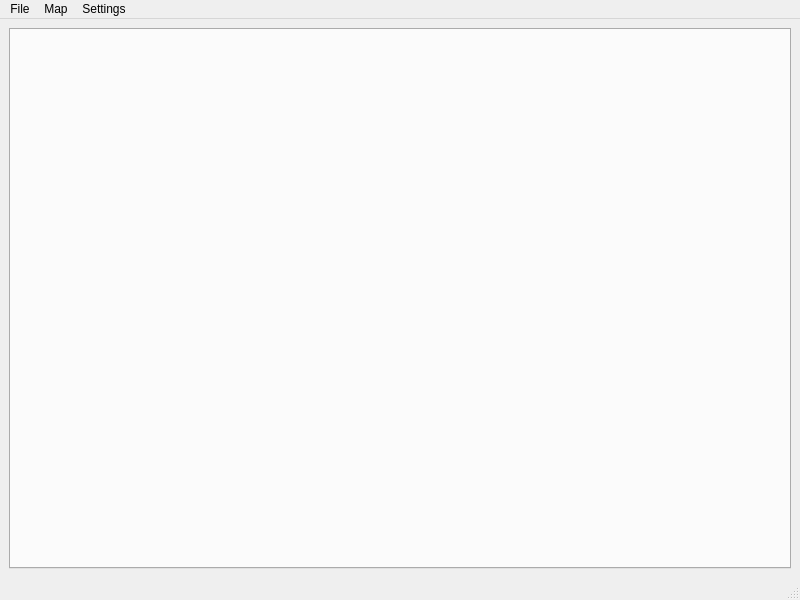
<?xml version="1.0" encoding="UTF-8"?>
<ui version="4.0">
 <class>ARM_OD_view</class>
 <widget class="QMainWindow" name="ARM_OD_view">
  <property name="geometry">
   <rect>
    <x>0</x>
    <y>0</y>
    <width>800</width>
    <height>600</height>
   </rect>
  </property>
  <property name="windowTitle">
   <string>MainWindow</string>
  </property>
  <widget class="QWidget" name="centralwidget">
   <layout class="QGridLayout" name="gridLayout">
    <item row="0" column="0">
     <widget class="QTabWidget" name="mainTabWidget"/>
    </item>
   </layout>
  </widget>
  <widget class="QMenuBar" name="menubar">
   <property name="geometry">
    <rect>
     <x>0</x>
     <y>0</y>
     <width>800</width>
     <height>21</height>
    </rect>
   </property>
   <widget class="QMenu" name="menuFile">
    <property name="title">
     <string>File</string>
    </property>
    <addaction name="actionNew"/>
    <addaction name="actionExit"/>
   </widget>
   <widget class="QMenu" name="menuMap">
    <property name="title">
     <string>Map</string>
    </property>
    <addaction name="actionOpen_Atlas"/>
    <addaction name="actionOpen_from_file"/>
   </widget>
   <widget class="QMenu" name="menuSettings">
    <property name="title">
     <string>Settings</string>
    </property>
    <addaction name="actionKoordinatometriyaParameters"/>
   </widget>
   <addaction name="menuFile"/>
   <addaction name="menuMap"/>
   <addaction name="menuSettings"/>
  </widget>
  <widget class="QStatusBar" name="statusbar"/>
  <action name="actionNew">
   <property name="text">
    <string>New</string>
   </property>
  </action>
  <action name="actionExit">
   <property name="text">
    <string>Exit</string>
   </property>
  </action>
  <action name="actionOpen_Atlas">
   <property name="text">
    <string>Open Atlas</string>
   </property>
  </action>
  <action name="actionOpen_from_file">
   <property name="text">
    <string>Open from file</string>
   </property>
  </action>
  <action name="actionKoordinatometriyaParameters">
   <property name="text">
    <string>Koordinatometriya parameters</string>
   </property>
  </action>
 </widget>
 <resources/>
 <connections/>
</ui>
